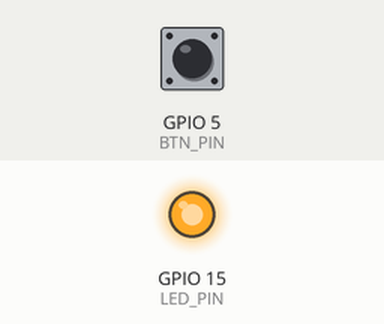
This sketch was run on a simulated ESP8266 (NodeMCU). Shown: output pins drawn as LEDs (lit = HIGH). Inputs (shaded band) come from the test bench; at power-on: GPIO 5 (BTN_PIN) HIGH. WiFi joins after 1.5 s; servers stay silent unless stated; what the sketch prints to the serial monitor is not drawn.

Above: at 2.7 s.
2.8 s: GPIO 5 (BTN_PIN) pulled LOW for 0.15 s
At 3.7 s:
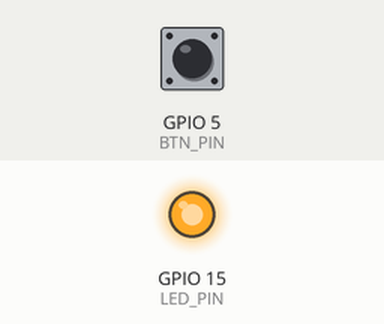
4.5 s: GPIO 5 (BTN_PIN) pulled LOW for 3.2 s
At 5.2 s:
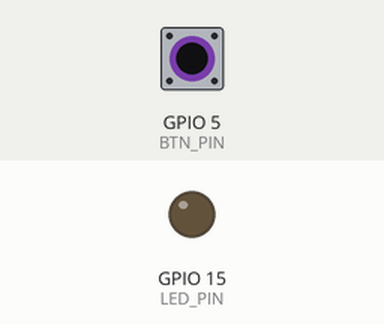
Timing chart, 0 to 9.2 s (numbered marks = the images above; inputs shaded):
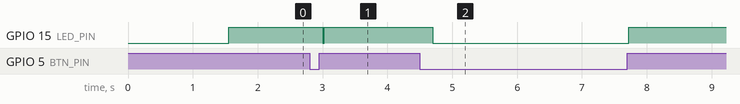

The sketch:

ESP82.ino
```cpp
#include <SPI.h>
#include <MFRC522.h>
#include <ESP8266HTTPClient.h>
#include <ESP8266WiFi.h>

// Network SSID
const char* ssid = "LET Lantai 1";
const char* password = "AYOngopi";

// Host
const char* host = "192.168.1.172";

#define LED_PIN 15 // D8
#define BTN_PIN 5 // D1
// menyediakan variabel untuk RFID
#define SDA_PIN 2 // D4
#define RST_PIN 0 // D3

MFRC522 mfrc522(SDA_PIN, RST_PIN);

void setup() {
  // Put your setup code here, to run once:
  Serial.begin(9600);

  // Connect to WiFi
  WiFi.hostname("NodeMCU");
  WiFi.begin(ssid, password);

  // Check connection
  while (WiFi.status() != WL_CONNECTED) {
    // Looking for WiFi
    delay(500);
    Serial.print(".");
  }
  Serial.println("WiFi Connected");
  Serial.print("IP Address: ");
  Serial.println(WiFi.localIP());

  pinMode(LED_PIN, OUTPUT);
  pinMode(BTN_PIN, INPUT_PULLUP); // Changed to INPUT_PULLUP for button input

  SPI.begin();
  mfrc522.PCD_Init();
  Serial.println("Dekatkan Kartu RFID");
  Serial.println();
}

void loop() {
  // Put your main code here, to run repeatedly:
  if (digitalRead(BTN_PIN) == HIGH) { // Changed condition to check button state correctly
    Serial.println("OK");
    // nyalakan LED
    digitalWrite(LED_PIN, HIGH);
    while (digitalRead(BTN_PIN) == HIGH); // menahan proses sampai tombol dilepas
    // ubah mode absensi di aplikasi web
    String Link = "http://192.168.1.172/absensi/ubahmode.php";
    HTTPClient http;
    http.begin(Link);
    int httpCode = http.GET();
    String payload = http.getString();
    Serial.println(payload);
    http.end();
    // matikan LED
    digitalWrite(LED_PIN, LOW);
  }

  if (!mfrc522.PICC_IsNewCardPresent())
    return;
  if (!mfrc522.PICC_ReadCardSerial())
    return;

  String IDTAG = "";
  for (byte i = 0; i < mfrc522.uid.size; i++) {
    IDTAG += mfrc522.uid.uidByte[i];
  }

  // nyalakan LED
  digitalWrite(LED_PIN, HIGH);

  // kirim nomor kartu RFID untuk disimpan ke tabel tmprfid
  WiFiClient client;
  const int httpPort = 80;
  if (!client.connect(host, httpPort)) {
    Serial.println("Connection Failed");
    return;
  }

  String Link = "http://192.168.1.172/absensi/kirimkartu.php?nokartu=" + IDTAG; // Fixed missing "="
  HTTPClient http;
  http.begin(Link);
  int httpCode = http.GET();
  String payload = http.getString();
  Serial.println(payload);
  http.end();

  delay(2000);
}
```

Measured:
- after the input at 2.8 s, GPIO 15 (LED_PIN): HIGH → LOW after 0.20 s, → HIGH 0.03 s later
- after the input at 4.5 s, GPIO 15 (LED_PIN): HIGH → LOW after 0.20 s, → HIGH 3.0 s later
